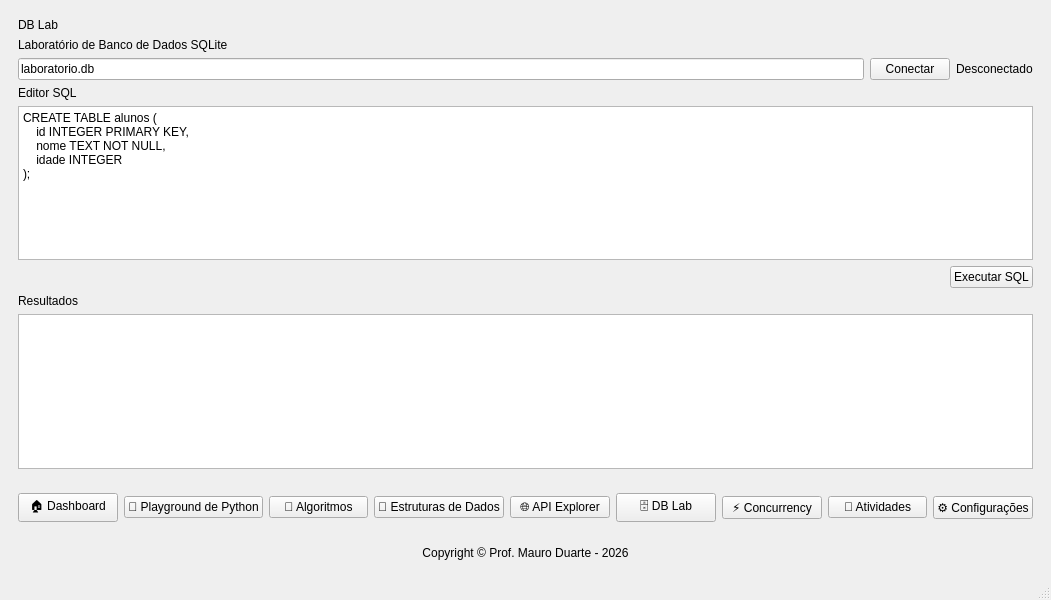
<?xml version="1.0" encoding="UTF-8"?>
<ui version="4.0">
 <class>MainWindow</class>
 <widget class="QMainWindow" name="MainWindow">
  <property name="geometry">
   <rect>
    <x>0</x>
    <y>0</y>
    <width>1051</width>
    <height>600</height>
   </rect>
  </property>
  <property name="sizePolicy">
   <sizepolicy hsizetype="Preferred" vsizetype="Preferred">
    <horstretch>0</horstretch>
    <verstretch>0</verstretch>
   </sizepolicy>
  </property>
  <property name="minimumSize">
   <size>
    <width>20</width>
    <height>0</height>
   </size>
  </property>
  <property name="windowTitle">
   <string>MainWindow</string>
  </property>
  <widget class="QWidget" name="centralwidget">
   <property name="sizePolicy">
    <sizepolicy hsizetype="Preferred" vsizetype="Preferred">
     <horstretch>0</horstretch>
     <verstretch>0</verstretch>
    </sizepolicy>
   </property>
   <layout class="QVBoxLayout" name="verticalLayout_15">
    <item>
     <widget class="QStackedWidget" name="stackedWidget">
      <property name="sizePolicy">
       <sizepolicy hsizetype="Preferred" vsizetype="Preferred">
        <horstretch>0</horstretch>
        <verstretch>0</verstretch>
       </sizepolicy>
      </property>
      <property name="currentIndex">
       <number>4</number>
      </property>
      <widget class="QWidget" name="dashboardPage">
       <property name="sizePolicy">
        <sizepolicy hsizetype="Preferred" vsizetype="Expanding">
         <horstretch>0</horstretch>
         <verstretch>0</verstretch>
        </sizepolicy>
       </property>
       <property name="maximumSize">
        <size>
         <width>16777215</width>
         <height>16777215</height>
        </size>
       </property>
       <layout class="QVBoxLayout" name="verticalLayout_3" stretch="0,0,1,8">
        <item>
         <widget class="QLabel" name="titleLabel">
          <property name="text">
           <string>P.R.I.S.M.A.</string>
          </property>
          <property name="alignment">
           <set>Qt::AlignmentFlag::AlignHCenter|Qt::AlignmentFlag::AlignTop</set>
          </property>
         </widget>
        </item>
        <item>
         <widget class="QLabel" name="subNome">
          <property name="text">
           <string>Plataforma de Recursos Interativos para Simulação, Modelagem e Aprendizagem.</string>
          </property>
          <property name="alignment">
           <set>Qt::AlignmentFlag::AlignHCenter|Qt::AlignmentFlag::AlignTop</set>
          </property>
         </widget>
        </item>
        <item>
         <widget class="QLabel" name="subtitleLabel">
          <property name="text">
           <string>Transformando código em experiência.</string>
          </property>
          <property name="alignment">
           <set>Qt::AlignmentFlag::AlignCenter</set>
          </property>
         </widget>
        </item>
        <item>
         <widget class="QWidget" name="gridLayout_2" native="true">
          <property name="sizePolicy">
           <sizepolicy hsizetype="Preferred" vsizetype="Preferred">
            <horstretch>0</horstretch>
            <verstretch>0</verstretch>
           </sizepolicy>
          </property>
          <layout class="QGridLayout" name="gridLayout">
           <item row="2" column="0">
            <widget class="QPushButton" name="databaseCard">
             <property name="text">
              <string>🗄️ Database Lab</string>
             </property>
            </widget>
           </item>
           <item row="1" column="0">
            <widget class="QPushButton" name="dataStructuresCard">
             <property name="text">
              <string>🌳 Estruturas de Dados</string>
             </property>
            </widget>
           </item>
           <item row="3" column="0">
            <widget class="QPushButton" name="activitiesCard">
             <property name="text">
              <string>📝 Atividades</string>
             </property>
            </widget>
           </item>
           <item row="0" column="1">
            <widget class="QPushButton" name="algorithmsCard">
             <property name="text">
              <string>🔢 Algoritmos</string>
             </property>
            </widget>
           </item>
           <item row="0" column="0">
            <widget class="QPushButton" name="playgroundCard">
             <property name="text">
              <string>🧩 Playground de Python</string>
             </property>
            </widget>
           </item>
           <item row="1" column="1">
            <widget class="QPushButton" name="apiCard">
             <property name="text">
              <string>🌐 API Explorer</string>
             </property>
            </widget>
           </item>
           <item row="2" column="1">
            <widget class="QPushButton" name="concurrencyCard">
             <property name="text">
              <string>⚡ Concurrency Lab</string>
             </property>
            </widget>
           </item>
          </layout>
         </widget>
        </item>
       </layout>
      </widget>
      <widget class="QWidget" name="settingsPage">
       <layout class="QVBoxLayout" name="verticalLayout_11">
        <item>
         <widget class="QLabel" name="label_8">
          <property name="text">
           <string>SettingsPage</string>
          </property>
         </widget>
        </item>
       </layout>
      </widget>
      <widget class="QWidget" name="algorithmsPage">
       <property name="sizePolicy">
        <sizepolicy hsizetype="Expanding" vsizetype="Expanding">
         <horstretch>0</horstretch>
         <verstretch>0</verstretch>
        </sizepolicy>
       </property>
       <layout class="QVBoxLayout" name="verticalLayout_6">
        <item>
         <widget class="QLabel" name="algTitleLabel">
          <property name="text">
           <string>🔢 Algoritmos</string>
          </property>
          <property name="alignment">
           <set>Qt::AlignmentFlag::AlignHCenter|Qt::AlignmentFlag::AlignTop</set>
          </property>
         </widget>
        </item>
        <item>
         <widget class="QLabel" name="algSubtitleLabel">
          <property name="text">
           <string>Explore e visualize algoritmos passo a passo.</string>
          </property>
          <property name="alignment">
           <set>Qt::AlignmentFlag::AlignHCenter|Qt::AlignmentFlag::AlignTop</set>
          </property>
         </widget>
        </item>
        <item>
         <widget class="QWidget" name="algorithmsContent" native="true">
          <layout class="QHBoxLayout" name="horizontalLayout_4" stretch="1,2">
           <item>
            <widget class="QWidget" name="algorithmSelector" native="true">
             <layout class="QVBoxLayout" name="verticalLayout_5">
              <item>
               <widget class="QLabel" name="selectorTitle">
                <property name="text">
                 <string>Algoritmos</string>
                </property>
               </widget>
              </item>
              <item>
               <widget class="QListWidget" name="algorithmList"/>
              </item>
             </layout>
            </widget>
           </item>
           <item>
            <widget class="QWidget" name="algorithmVisualization" native="true">
             <layout class="QVBoxLayout" name="verticalLayout_7">
              <item>
               <spacer name="verticalSpacer">
                <property name="orientation">
                 <enum>Qt::Orientation::Vertical</enum>
                </property>
                <property name="sizeType">
                 <enum>QSizePolicy::Policy::Fixed</enum>
                </property>
                <property name="sizeHint" stdset="0">
                 <size>
                  <width>20</width>
                  <height>20</height>
                 </size>
                </property>
               </spacer>
              </item>
              <item>
               <widget class="QLabel" name="visualizationTitle">
                <property name="text">
                 <string>Visualização do algoritmo</string>
                </property>
                <property name="alignment">
                 <set>Qt::AlignmentFlag::AlignHCenter|Qt::AlignmentFlag::AlignTop</set>
                </property>
               </widget>
              </item>
              <item>
               <widget class="QWidget" name="visualizationArea" native="true">
                <layout class="QVBoxLayout" name="verticalLayout_9">
                 <item>
                  <widget class="QWidget" name="valuesArea" native="true">
                   <layout class="QHBoxLayout" name="horizontalLayout_6">
                    <item>
                     <layout class="QHBoxLayout" name="valuesLayout"/>
                    </item>
                   </layout>
                  </widget>
                 </item>
                 <item>
                  <widget class="QLabel" name="visualizationInfo">
                   <property name="text">
                    <string>Selecione um algoritmo para começar.</string>
                   </property>
                   <property name="alignment">
                    <set>Qt::AlignmentFlag::AlignHCenter|Qt::AlignmentFlag::AlignTop</set>
                   </property>
                  </widget>
                 </item>
                </layout>
               </widget>
              </item>
              <item>
               <widget class="QWidget" name="algorithmControls" native="true">
                <layout class="QHBoxLayout" name="horizontalLayout_3">
                 <item>
                  <spacer name="horizontalSpacer">
                   <property name="orientation">
                    <enum>Qt::Orientation::Horizontal</enum>
                   </property>
                   <property name="sizeHint" stdset="0">
                    <size>
                     <width>40</width>
                     <height>20</height>
                    </size>
                   </property>
                  </spacer>
                 </item>
                 <item>
                  <widget class="QPushButton" name="nextStepButton">
                   <property name="text">
                    <string>Próximo passo</string>
                   </property>
                  </widget>
                 </item>
                 <item>
                  <widget class="QPushButton" name="resetAlgorithmButton">
                   <property name="text">
                    <string>↻ Reiniciar</string>
                   </property>
                  </widget>
                 </item>
                </layout>
               </widget>
              </item>
             </layout>
            </widget>
           </item>
          </layout>
         </widget>
        </item>
       </layout>
      </widget>
      <widget class="QWidget" name="apiPage">
       <layout class="QVBoxLayout" name="verticalLayout_13">
        <item>
         <layout class="QVBoxLayout" name="apiPageLayout">
          <item>
           <widget class="QLabel" name="apiTitleLabel">
            <property name="text">
             <string>🌐 Integração com APIs</string>
            </property>
            <property name="alignment">
             <set>Qt::AlignmentFlag::AlignHCenter|Qt::AlignmentFlag::AlignTop</set>
            </property>
           </widget>
          </item>
          <item>
           <widget class="QLabel" name="apiSubtitleLabel">
            <property name="text">
             <string>Explore requisições HTTP e visualize respostas de APIs REST.</string>
            </property>
            <property name="alignment">
             <set>Qt::AlignmentFlag::AlignHCenter|Qt::AlignmentFlag::AlignTop</set>
            </property>
           </widget>
          </item>
          <item>
           <layout class="QHBoxLayout" name="apiRequestLayout">
            <item>
             <widget class="QComboBox" name="apiMethodComboBox">
              <property name="currentText">
               <string>GET</string>
              </property>
              <item>
               <property name="text">
                <string>GET</string>
               </property>
              </item>
              <item>
               <property name="text">
                <string>POST</string>
               </property>
              </item>
              <item>
               <property name="text">
                <string>PUT</string>
               </property>
              </item>
              <item>
               <property name="text">
                <string>DELETE</string>
               </property>
              </item>
             </widget>
            </item>
            <item>
             <widget class="QLineEdit" name="apiUrlInput">
              <property name="text">
               <string>https://jsonplaceholder.typicode.com/users</string>
              </property>
             </widget>
            </item>
            <item>
             <widget class="QPushButton" name="apiSendButton">
              <property name="text">
               <string>Enviar requisição</string>
              </property>
             </widget>
            </item>
           </layout>
          </item>
          <item>
           <widget class="QLabel" name="apiBodyLabel">
            <property name="text">
             <string>Corpo da requisição (JSON)</string>
            </property>
           </widget>
          </item>
          <item>
           <widget class="QPlainTextEdit" name="apiBodyInput">
            <property name="placeholderText">
             <string>Insira aqui o JSON que será enviado na requisição POST.</string>
            </property>
           </widget>
          </item>
          <item>
           <widget class="QLabel" name="apiStatusLabel">
            <property name="text">
             <string>Aguardando requisição...</string>
            </property>
           </widget>
          </item>
          <item>
           <widget class="QLabel" name="apiResponseTitle">
            <property name="text">
             <string>Resposta da API</string>
            </property>
           </widget>
          </item>
          <item>
           <widget class="QPlainTextEdit" name="apiResponseOutput">
            <property name="readOnly">
             <bool>true</bool>
            </property>
           </widget>
          </item>
         </layout>
        </item>
       </layout>
      </widget>
      <widget class="QWidget" name="dbPage">
       <layout class="QVBoxLayout" name="verticalLayout_14" stretch="0,0,0,0,0,0,0,0">
        <item>
         <widget class="QLabel" name="DBLabTitle">
          <property name="text">
           <string>DB Lab</string>
          </property>
         </widget>
        </item>
        <item>
         <widget class="QLabel" name="DBLabSubTitle">
          <property name="text">
           <string>Laboratório de Banco de Dados SQLite</string>
          </property>
         </widget>
        </item>
        <item>
         <layout class="QHBoxLayout" name="dbConnectionLayout">
          <item>
           <widget class="QLineEdit" name="dbPathInput">
            <property name="text">
             <string>laboratorio.db</string>
            </property>
            <property name="placeholderText">
             <string>Caminho do banco SQLite (.db)</string>
            </property>
           </widget>
          </item>
          <item>
           <widget class="QPushButton" name="dbConnectButton">
            <property name="text">
             <string>Conectar</string>
            </property>
           </widget>
          </item>
          <item>
           <widget class="QLabel" name="dbStatusLabel">
            <property name="text">
             <string>Desconectado</string>
            </property>
           </widget>
          </item>
         </layout>
        </item>
        <item>
         <widget class="QLabel" name="dbSqlLabel">
          <property name="text">
           <string>Editor SQL</string>
          </property>
         </widget>
        </item>
        <item>
         <widget class="QPlainTextEdit" name="dbSqlInput">
          <property name="plainText">
           <string>CREATE TABLE alunos (
    id INTEGER PRIMARY KEY,
    nome TEXT NOT NULL,
    idade INTEGER
);</string>
          </property>
          <property name="placeholderText">
           <string>Digite um comando SQL...</string>
          </property>
         </widget>
        </item>
        <item>
         <layout class="QHBoxLayout" name="dbButtonLayout">
          <item>
           <spacer name="horizontalSpacer_3">
            <property name="orientation">
             <enum>Qt::Orientation::Horizontal</enum>
            </property>
            <property name="sizeHint" stdset="0">
             <size>
              <width>40</width>
              <height>20</height>
             </size>
            </property>
           </spacer>
          </item>
          <item>
           <widget class="QLabel" name="dbSqlStatusLabel">
            <property name="text">
             <string/>
            </property>
           </widget>
          </item>
          <item>
           <widget class="QPushButton" name="dbExecuteButton">
            <property name="text">
             <string>Executar SQL</string>
            </property>
           </widget>
          </item>
         </layout>
        </item>
        <item>
         <widget class="QLabel" name="dbResultsLabel">
          <property name="text">
           <string>Resultados</string>
          </property>
         </widget>
        </item>
        <item>
         <widget class="QTableWidget" name="dbResultsTable">
          <property name="editTriggers">
           <set>QAbstractItemView::EditTrigger::NoEditTriggers</set>
          </property>
          <property name="alternatingRowColors">
           <bool>true</bool>
          </property>
          <property name="selectionBehavior">
           <enum>QAbstractItemView::SelectionBehavior::SelectRows</enum>
          </property>
         </widget>
        </item>
       </layout>
      </widget>
      <widget class="QWidget" name="concurrencyPage">
       <layout class="QVBoxLayout" name="verticalLayout_10">
        <item>
         <widget class="QLabel" name="label_6">
          <property name="text">
           <string>concurrencyPage</string>
          </property>
         </widget>
        </item>
        <item>
         <widget class="QLabel" name="label_3">
          <property name="text">
           <string>TextLabel</string>
          </property>
         </widget>
        </item>
       </layout>
      </widget>
      <widget class="QWidget" name="activitiesPage">
       <layout class="QVBoxLayout" name="verticalLayout_12">
        <item>
         <widget class="QLabel" name="label_7">
          <property name="text">
           <string>activitiesPage</string>
          </property>
         </widget>
        </item>
       </layout>
      </widget>
      <widget class="QWidget" name="playgroundPage">
       <property name="sizePolicy">
        <sizepolicy hsizetype="Expanding" vsizetype="Expanding">
         <horstretch>0</horstretch>
         <verstretch>0</verstretch>
        </sizepolicy>
       </property>
       <layout class="QVBoxLayout" name="verticalLayout_2">
        <item>
         <widget class="QLabel" name="playTitleLabel">
          <property name="sizePolicy">
           <sizepolicy hsizetype="Expanding" vsizetype="Expanding">
            <horstretch>0</horstretch>
            <verstretch>0</verstretch>
           </sizepolicy>
          </property>
          <property name="text">
           <string>🧩 Playground de Lógica</string>
          </property>
          <property name="alignment">
           <set>Qt::AlignmentFlag::AlignHCenter|Qt::AlignmentFlag::AlignTop</set>
          </property>
         </widget>
        </item>
        <item>
         <widget class="QLabel" name="playSubtitleLabel">
          <property name="text">
           <string>Experimente Python e veja o resultado.</string>
          </property>
          <property name="alignment">
           <set>Qt::AlignmentFlag::AlignHCenter|Qt::AlignmentFlag::AlignTop</set>
          </property>
         </widget>
        </item>
        <item>
         <widget class="QWidget" name="playgroundContent" native="true">
          <layout class="QVBoxLayout" name="verticalLayout_4" stretch="0,0,0">
           <item>
            <widget class="CodeEditor" name="codeEditor"/>
           </item>
           <item>
            <widget class="QWidget" name="buttonsWidget" native="true">
             <layout class="QHBoxLayout" name="horizontalLayout_2">
              <item>
               <spacer name="horizontalSpacer_4">
                <property name="orientation">
                 <enum>Qt::Orientation::Horizontal</enum>
                </property>
                <property name="sizeHint" stdset="0">
                 <size>
                  <width>40</width>
                  <height>20</height>
                 </size>
                </property>
               </spacer>
              </item>
              <item>
               <widget class="QPushButton" name="clearButton">
                <property name="text">
                 <string>Limpar</string>
                </property>
               </widget>
              </item>
              <item>
               <widget class="QPushButton" name="runButton">
                <property name="text">
                 <string>▶ Executar</string>
                </property>
               </widget>
              </item>
             </layout>
            </widget>
           </item>
           <item>
            <widget class="QWidget" name="horizontalWidget_4" native="true">
             <property name="minimumSize">
              <size>
               <width>0</width>
               <height>100</height>
              </size>
             </property>
             <layout class="QHBoxLayout" name="horizontalLayout_11" stretch="0,1">
              <item>
               <spacer name="horizontalSpacer_5">
                <property name="orientation">
                 <enum>Qt::Orientation::Horizontal</enum>
                </property>
                <property name="sizeHint" stdset="0">
                 <size>
                  <width>30</width>
                  <height>20</height>
                 </size>
                </property>
               </spacer>
              </item>
              <item>
               <widget class="QPlainTextEdit" name="outputConsole">
                <property name="readOnly">
                 <bool>true</bool>
                </property>
               </widget>
              </item>
             </layout>
            </widget>
           </item>
          </layout>
         </widget>
        </item>
       </layout>
      </widget>
      <widget class="QWidget" name="dataStructuresPage">
       <layout class="QVBoxLayout" name="verticalLayout">
        <item>
         <layout class="QVBoxLayout" name="verticalLayout_8">
          <item>
           <widget class="QLabel" name="EstrutTitle">
            <property name="text">
             <string>🌳 Estruturas de Dados</string>
            </property>
            <property name="alignment">
             <set>Qt::AlignmentFlag::AlignHCenter|Qt::AlignmentFlag::AlignTop</set>
            </property>
           </widget>
          </item>
          <item>
           <widget class="QLabel" name="EstrtSubTitle">
            <property name="text">
             <string>Explore estruturas de dados e visualize seu funcionamento.</string>
            </property>
            <property name="alignment">
             <set>Qt::AlignmentFlag::AlignHCenter|Qt::AlignmentFlag::AlignTop</set>
            </property>
           </widget>
          </item>
          <item>
           <layout class="QVBoxLayout" name="verticalLayout_18">
            <item>
             <layout class="QHBoxLayout" name="horizontalLayout_5" stretch="1,3">
              <item>
               <widget class="QListWidget" name="dataStructureList"/>
              </item>
              <item>
               <widget class="QWidget" name="widget_2" native="true">
                <property name="enabled">
                 <bool>true</bool>
                </property>
                <property name="sizePolicy">
                 <sizepolicy hsizetype="Minimum" vsizetype="Preferred">
                  <horstretch>0</horstretch>
                  <verstretch>0</verstretch>
                 </sizepolicy>
                </property>
                <property name="minimumSize">
                 <size>
                  <width>111</width>
                  <height>0</height>
                 </size>
                </property>
                <layout class="QVBoxLayout" name="verticalLayout_16">
                 <item>
                  <widget class="QLabel" name="dataStructureVisualizationTitle">
                   <property name="text">
                    <string>Visualização da estrutura</string>
                   </property>
                   <property name="alignment">
                    <set>Qt::AlignmentFlag::AlignHCenter|Qt::AlignmentFlag::AlignTop</set>
                   </property>
                  </widget>
                 </item>
                 <item>
                  <widget class="QWidget" name="dataStructureVisualizationArea" native="true">
                   <layout class="QHBoxLayout" name="horizontalLayout_9">
                    <item>
                     <layout class="QHBoxLayout" name="dataStructureValuesLayout"/>
                    </item>
                   </layout>
                  </widget>
                 </item>
                 <item>
                  <widget class="QLabel" name="dataStructureVisualizationInfo">
                   <property name="text">
                    <string>Selecione uma estrutura para começar.</string>
                   </property>
                   <property name="alignment">
                    <set>Qt::AlignmentFlag::AlignHCenter|Qt::AlignmentFlag::AlignTop</set>
                   </property>
                  </widget>
                 </item>
                 <item>
                  <layout class="QHBoxLayout" name="horizontalLayout_8">
                   <item>
                    <spacer name="horizontalSpacer_2">
                     <property name="orientation">
                      <enum>Qt::Orientation::Horizontal</enum>
                     </property>
                     <property name="sizeHint" stdset="0">
                      <size>
                       <width>40</width>
                       <height>20</height>
                      </size>
                     </property>
                    </spacer>
                   </item>
                   <item>
                    <widget class="QPushButton" name="nextStepButton_2">
                     <property name="text">
                      <string>Próximo passo</string>
                     </property>
                    </widget>
                   </item>
                   <item>
                    <widget class="QPushButton" name="resetDataStructureButton">
                     <property name="text">
                      <string>↻ Reiniciar</string>
                     </property>
                    </widget>
                   </item>
                  </layout>
                 </item>
                </layout>
               </widget>
              </item>
             </layout>
            </item>
           </layout>
          </item>
         </layout>
        </item>
       </layout>
      </widget>
     </widget>
    </item>
    <item>
     <widget class="QWidget" name="navigationWidget" native="true">
      <property name="minimumSize">
       <size>
        <width>0</width>
        <height>0</height>
       </size>
      </property>
      <property name="styleSheet">
       <string notr="true"/>
      </property>
      <layout class="QHBoxLayout" name="horizontalLayout">
       <item>
        <widget class="QPushButton" name="dashboardButton">
         <property name="text">
          <string>🏠 Dashboard</string>
         </property>
        </widget>
       </item>
       <item>
        <widget class="QPushButton" name="playgroundButton">
         <property name="text">
          <string>🧩 Playground de Python</string>
         </property>
        </widget>
       </item>
       <item>
        <widget class="QPushButton" name="algorithmsButton">
         <property name="text">
          <string>🔢 Algoritmos</string>
         </property>
        </widget>
       </item>
       <item>
        <widget class="QPushButton" name="dataStructuresButton">
         <property name="text">
          <string>🌳 Estruturas de Dados</string>
         </property>
        </widget>
       </item>
       <item>
        <widget class="QPushButton" name="apiButton">
         <property name="text">
          <string>🌐 API Explorer</string>
         </property>
        </widget>
       </item>
       <item>
        <widget class="QPushButton" name="databaseButton">
         <property name="text">
          <string>🗄️ DB Lab</string>
         </property>
        </widget>
       </item>
       <item>
        <widget class="QPushButton" name="concurrencyButton">
         <property name="text">
          <string>⚡ Concurrency</string>
         </property>
        </widget>
       </item>
       <item>
        <widget class="QPushButton" name="activitiesButton">
         <property name="text">
          <string>📝 Atividades</string>
         </property>
        </widget>
       </item>
       <item>
        <widget class="QPushButton" name="settingsButton">
         <property name="text">
          <string>⚙️ Configurações</string>
         </property>
        </widget>
       </item>
      </layout>
     </widget>
    </item>
    <item>
     <widget class="QWidget" name="widget" native="true">
      <layout class="QHBoxLayout" name="horizontalLayout_7">
       <item>
        <widget class="QLabel" name="copyright">
         <property name="text">
          <string>Copyright © Prof. Mauro Duarte - 2026</string>
         </property>
         <property name="alignment">
          <set>Qt::AlignmentFlag::AlignHCenter|Qt::AlignmentFlag::AlignTop</set>
         </property>
        </widget>
       </item>
      </layout>
     </widget>
    </item>
   </layout>
  </widget>
  <widget class="QMenuBar" name="menubar">
   <property name="geometry">
    <rect>
     <x>0</x>
     <y>0</y>
     <width>1051</width>
     <height>22</height>
    </rect>
   </property>
  </widget>
  <widget class="QStatusBar" name="statusbar"/>
 </widget>
 <customwidgets>
  <customwidget>
   <class>CodeEditor</class>
   <extends>QPlainTextEdit</extends>
   <header>views/code_editor.py</header>
  </customwidget>
 </customwidgets>
 <resources/>
 <connections/>
</ui>
